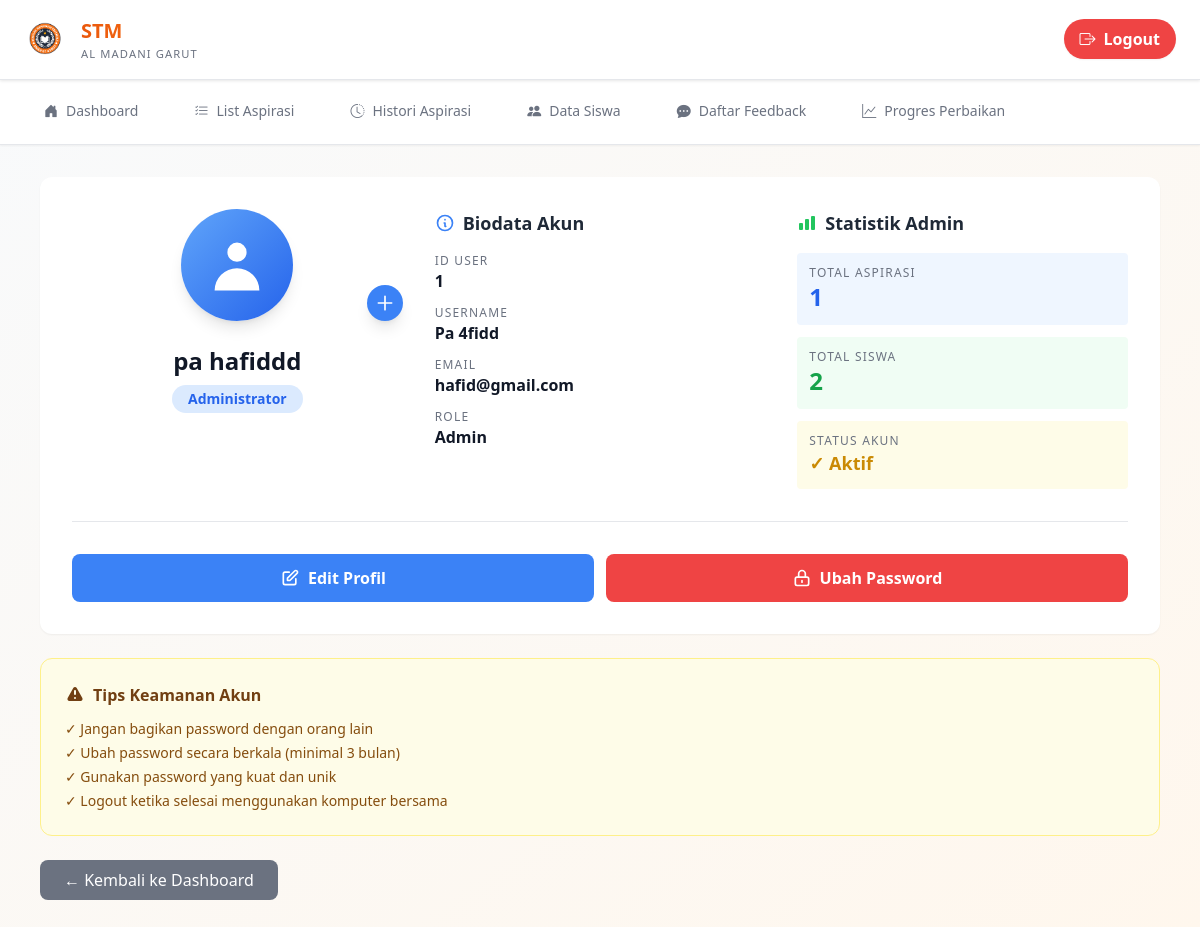
The app's page /admin/profil.php (signed in) with its own data.
### tables this page shows
CREATE TABLE `users` (
  `id_user` int(255) NOT NULL,
  `email` text NOT NULL,
  `nama` varchar(255) NOT NULL,
  `username` varchar(255) NOT NULL,
  `password` int(255) NOT NULL,
  `role` varchar(255) NOT NULL
);

### admin/profil.php (the view, shortened to what this page needs)
<?php
include "../config/config.php";
$check_column = mysqli_query($koneksi, "SHOW COLUMNS FROM users LIKE 'photo'");
if (mysqli_num_rows($check_column) == 0) {
    mysqli_query($koneksi, "ALTER TABLE users ADD COLUMN photo VARCHAR(255) DEFAULT NULL");
}
$id_user = $_SESSION['id_user'];
$query = mysqli_query($koneksi, "SELECT * FROM users WHERE id_user = '$id_user'");
$admin = mysqli_fetch_assoc($query);
$total_aspirasi = mysqli_fetch_assoc(mysqli_query($koneksi, "SELECT COUNT(*) as total FROM aspirasi"))['total'];
$total_siswa = mysqli_fetch_assoc(mysqli_query($koneksi, "SELECT COUNT(*) as total FROM users WHERE role='siswa'"))['total'];
?>
<!DOCTYPE html>
<html lang="id">
<head>
    <script src="https://cdn.tailwindcss.com"></script>
    <link rel="stylesheet" href="https://cdn.jsdelivr.net/npm/bootstrap-icons@1.11.0/font/bootstrap-icons.css">
</head>
<body class="bg-gradient-to-br from-slate-50 to-orange-50 text-gray-800">
<div class="top-header">
    <div class="top-header-content">
        <div class="top-header-logo">
            <img src="../img/logostm.png">
            <div class="top-header-brand">
                <span>STM</span>
                <small>AL MADANI GARUT</small>
            </div>
        </div>
        <a href="../auth/logout.php" class="inline-flex items-center gap-2 bg-red-500 hover:bg-red-600 text-white px-4 py-2 rounded-full font-semibold shadow-sm transition duration-200">
            <i class="bi bi-box-arrow-right"></i> Logout
        </a>
    </div>
</div>
<div class="bg-white border-b border-gray-200 shadow-sm">
    <div class="max-w-7xl mx-auto px-4 sm:px-6 lg:px-8">
        <div class="flex justify-between items-center h-16">
            <nav class="hidden md:flex space-x-8">
                <a href="dashboard.php" class="nav-item flex items-center px-3 py-2 text-sm font-medium text-gray-500 hover:text-orange-600 hover:border-orange-600 border-b-2 border-transparent transition">
                    <i class="bi bi-house-door-fill mr-2"></i>
                    Dashboard
                </a>
                <a href="list_aspirasi.php" class="nav-item flex items-center px-3 py-2 text-sm font-medium text-gray-500 hover:text-orange-600 hover:border-orange-600 border-b-2 border-transparent transition">
                    <i class="bi bi-list-check mr-2"></i>
                    List Aspirasi
                </a>
                <a href="histori-aspirasi.php" class="nav-item flex items-center px-3 py-2 text-sm font-medium text-gray-500 hover:text-orange-600 hover:border-orange-600 border-b-2 border-transparent transition">
                    <i class="bi bi-clock-history mr-2"></i>
                    Histori Aspirasi
                </a>
                <a href="data-siswa.php" class="nav-item flex items-center px-3 py-2 text-sm font-medium text-gray-500 hover:text-orange-600 hover:border-orange-600 border-b-2 border-transparent transition">
                    <i class="bi bi-people-fill mr-2"></i>
                    Data Siswa
                </a>
                <a href="daftarfeedback.php" class="nav-item flex items-center px-3 py-2 text-sm font-medium text-gray-500 hover:text-orange-600 hover:border-orange-600 border-b-2 border-transparent transition">
                    <i class="bi bi-chat-dots-fill mr-2"></i>
                    Daftar Feedback
                </a>
                <a href="progresperbaikan.php" class="nav-item flex items-center px-3 py-2 text-sm font-medium text-gray-500 hover:text-orange-600 hover:border-orange-600 border-b-2 border-transparent transition">
                    <i class="bi bi-graph-up mr-2"></i>
                    Progres Perbaikan
                </a>
            </nav>
        </div>
    </div>
</div>
<div class="max-w-6xl mx-auto px-4 py-8">
        <div class="bg-white rounded-xl shadow-sm p-8 mb-6">
            <div class="grid grid-cols-1 md:grid-cols-3 gap-8">
                <div class="col-span-1 text-center">
                    <div class="mb-6 flex justify-center relative group">
                        <?php if (!empty($admin['photo']) && file_exists("../" . $admin['photo'])): ?>
                            <img src="../<?= htmlspecialchars($admin['photo']) ?>" alt="Profile Photo" class="w-28 h-28 rounded-full shadow-lg object-cover">
                        <?php else: ?>
                            <div class="w-28 h-28 bg-gradient-to-br from-blue-400 to-blue-600 rounded-full flex items-center justify-center shadow-lg">
                                <svg class="w-16 h-16 text-white" fill="currentColor" viewBox="0 0 20 20">
                                    <path fill-rule="evenodd" d="M10 9a3 3 0 100-6 3 3 0 000 6zm-7 9a7 7 0 1114 0H3z"/>
                                </svg>
                            </div>
                        <?php endif; ?>
                        <button
                            type="button"
                            onclick="openModal('editModal')"
                            class="absolute bottom-0 right-0 bg-blue-500 hover:bg-blue-600 text-white p-2 rounded-full shadow-lg transition"
                            title="Ubah foto profil"
                        >
                            <svg class="w-5 h-5" fill="none" stroke="currentColor" viewBox="0 0 24 24">
                                <path stroke-linecap="round" stroke-linejoin="round" stroke-width="2" d="M12 4v16m8-8H4"/>
                            </svg>
                        </button>
                    </div>
                    <h2 class="text-2xl font-bold text-gray-900"><?= htmlspecialchars($admin['nama']) ?></h2>
                    <p class="text-blue-600 font-semibold mt-2">
                        <span class="inline-block px-4 py-1 bg-blue-100 rounded-full text-sm">
                            Administrator
                        </span>
                    </p>
                </div>
                <div class="col-span-1">
                    <h3 class="font-bold text-lg mb-4 flex items-center gap-2">
                        <svg class="w-5 h-5 text-blue-500" fill="none" stroke="currentColor" viewBox="0 0 24 24">
                            <path stroke-linecap="round" stroke-linejoin="round" stroke-width="2" d="M13 16h-1v-4h-1m1-4h.01M21 12a9 9 0 11-18 0 9 9 0 0118 0z"/>
                        </svg>
                        Biodata Akun
                    </h3>
                    <div class="space-y-3">
                        <div>
                            <p class="text-xs text-gray-500 uppercase tracking-widest">ID User</p>
                            <p class="text-gray-900 font-semibold"><?= htmlspecialchars($admin['id_user']) ?></p>
                        </div>
                        <div>
                            <p class="text-xs text-gray-500 uppercase tracking-widest">Username</p>
                            <p class="text-gray-900 font-semibold"><?= htmlspecialchars($admin['username']) ?></p>
                        </div>
                        <div>
                            <p class="text-xs text-gray-500 uppercase tracking-widest">Email</p>
                            <p class="text-gray-900 font-semibold break-all"><?= htmlspecialchars($admin['email']) ?></p>
                        </div>
                        <div>
                            <p class="text-xs text-gray-500 uppercase tracking-widest">Role</p>
                            <p class="text-gray-900 font-semibold"><?= ucfirst($admin['role']) ?></p>
                        </div>
                    </div>
                </div>
                <div class="col-span-1">
                    <h3 class="font-bold text-lg mb-4 flex items-center gap-2">
                        <svg class="w-5 h-5 text-green-500" fill="currentColor" viewBox="0 0 20 20">
                            <path d="M2 11a1 1 0 011-1h2a1 1 0 011 1v5a1 1 0 01-1 1H3a1 1 0 01-1-1v-5zM8 7a1 1 0 011-1h2a1 1 0 011 1v9a1 1 0 01-1 1H9a1 1 0 01-1-1V7zM14 4a1 1 0 011-1h2a1 1 0 011 1v12a1 1 0 01-1 1h-2a1 1 0 01-1-1V4z"/>
                        </svg>
                        Statistik Admin
                    </h3>
                    <div class="space-y-3">
                        <div class="bg-blue-50 p-3 rounded">
                            <p class="text-xs text-gray-500 uppercase tracking-widest">Total Aspirasi</p>
                            <p class="text-2xl font-bold text-blue-600"><?= $total_aspirasi ?></p>
                        </div>
                        <div class="bg-green-50 p-3 rounded">
                            <p class="text-xs text-gray-500 uppercase tracking-widest">Total Siswa</p>
                            <p class="text-2xl font-bold text-green-600"><?= $total_siswa ?></p>
                        </div>
                        <div class="bg-yellow-50 p-3 rounded">
                            <p class="text-xs text-gray-500 uppercase tracking-widest">Status Akun</p>
                            <p class="text-lg font-bold text-yellow-600">✓ Aktif</p>
                        </div>
                    </div>
                </div>
            </div>
            <div class="mt-8 pt-8 border-t border-gray-200 flex gap-3">
                <button
                    onclick="openModal('editModal')"
                    class="flex-1 bg-blue-500 hover:bg-blue-600 text-white font-semibold py-3 rounded-lg transition flex items-center justify-center gap-2"
                >
                    <svg class="w-5 h-5" fill="none" stroke="currentColor" viewBox="0 0 24 24">
                        <path stroke-linecap="round" stroke-linejoin="round" stroke-width="2" d="M11 5H6a2 2 0 00-2 2v11a2 2 0 002 2h11a2 2 0 002-2v-5m-1.414-9.414a2 2 0 112.828 2.828L11.828 15H9v-2.828l8.586-8.586z"/>
                    </svg>
                    Edit Profil
                </button>
                <button
                    onclick="openModal('passwordModal')"
                    class="flex-1 bg-red-500 hover:bg-red-600 text-white font-semibold py-3 rounded-lg transition flex items-center justify-center gap-2"
                >
                    <svg class="w-5 h-5" fill="none" stroke="currentColor" viewBox="0 0 24 24">
                        <path stroke-linecap="round" stroke-linejoin="round" stroke-width="2" d="M12 15v2m-6 4h12a2 2 0 002-2v-6a2 2 0 00-2-2H6a2 2 0 00-2 2v6a2 2 0 002 2zm10-10V7a4 4 0 00-8 0v4h8z"/>
                    </svg>
                    Ubah Password
                </button>
            </div>
        </div>
        <div class="bg-yellow-50 border border-yellow-200 rounded-xl p-6">
            <h4 class="font-semibold text-yellow-900 mb-3 flex items-center gap-2">
                <svg class="w-5 h-5" fill="currentColor" viewBox="0 0 20 20">
                    <path fill-rule="evenodd" d="M8.257 3.099c.765-1.36 2.722-1.36 3.486 0l5.58 9.92c.75 1.334-.213 2.98-1.742 2.98H4.42c-1.53 0-2.493-1.646-1.743-2.98l5.58-9.92zM11 13a1 1 0 11-2 0 1 1 0 012 0zm-1-8a1 1 0 00-1 1v3a1 1 0 002 0V6a1 1 0 00-1-1z"/>
                </svg>
                Tips Keamanan Akun
            </h4>
            <ul class="text-sm text-yellow-800 space-y-1">
                <li>✓ Jangan bagikan password dengan orang lain</li>
                <li>✓ Ubah password secara berkala (minimal 3 bulan)</li>
                <li>✓ Gunakan password yang kuat dan unik</li>
                <li>✓ Logout ketika selesai menggunakan komputer bersama</li>
            </ul>
        </div>
        <div class="mt-6">
            <a href="dashboard.php"
               class="inline-flex items-center bg-gray-500 hover:bg-gray-600 text-white px-6 py-2 rounded-lg transition">
                ← Kembali ke Dashboard
            </a>
        </div>
</div>
</body>
</html>

### admin/profil.php (style rules this page uses)
body { background: linear-gradient(135deg, #f8fafc, #fff7ed); }
.top-header { background: white; border-bottom: 1px solid #e5e7eb; padding: 1rem 0; box-shadow: 0 1px 3px rgba(0,0,0,0.1); position: sticky; top: 0; z-index: 40; }
.top-header-content { display: flex; justify-content: space-between; align-items: center; padding: 0 1.5rem; }
.top-header-logo { display: flex; align-items: center; gap: 0.75rem; }
.top-header-logo img { height: 45px; }
.top-header-brand { display: flex; flex-direction: column; }
.top-header-brand span { font-weight: 700; background: linear-gradient(to right, #ea580c, #f97316); -webkit-background-clip: text; -webkit-text-fill-color: transparent; background-clip: text; font-size: 1.25rem; }
.top-header-brand small { color: #6b7280; font-size: 0.7rem; font-weight: 500; letter-spacing: 0.1em; text-transform: uppercase; }

### records on screen
users: nama "pa hafiddd", id_user "1", username "Pa 4fidd", email "hafid@gmail.com", role "Admin"

### other values on screen
$total_aspirasi "1"
$total_siswa "2"
